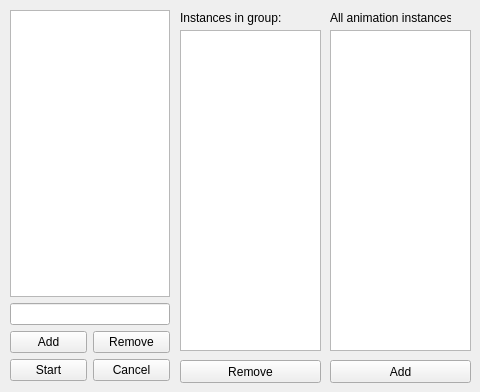
    <widget class="QWidget" name="tab_animationsgroup">
     <attribute name="title">
      <string>An. Groups</string>
     </attribute>
     <widget class="QListWidget" name="lstAnimationsGroupInGroup">
      <property name="geometry">
       <rect>
        <x>180</x>
        <y>30</y>
        <width>141</width>
        <height>321</height>
       </rect>
      </property>
     </widget>
     <widget class="QListWidget" name="lstAnimationsGroupAllAnimations">
      <property name="geometry">
       <rect>
        <x>330</x>
        <y>30</y>
        <width>141</width>
        <height>321</height>
       </rect>
      </property>
     </widget>
     <widget class="QPushButton" name="btnAnimationsGroupRemoveFromList">
      <property name="geometry">
       <rect>
        <x>180</x>
        <y>360</y>
        <width>141</width>
        <height>23</height>
       </rect>
      </property>
      <property name="text">
       <string>Remove</string>
      </property>
     </widget>
     <widget class="QPushButton" name="btnAnimationsGroupAddToList">
      <property name="geometry">
       <rect>
        <x>330</x>
        <y>360</y>
        <width>141</width>
        <height>23</height>
       </rect>
      </property>
      <property name="text">
       <string>Add</string>
      </property>
     </widget>
     <widget class="QLabel" name="lblAnimationGroupInstancesList">
      <property name="geometry">
       <rect>
        <x>180</x>
        <y>10</y>
        <width>111</width>
        <height>16</height>
       </rect>
      </property>
      <property name="text">
       <string>Instances in group:</string>
      </property>
     </widget>
     <widget class="QLabel" name="lblAnimationsGroupAllInstances">
      <property name="geometry">
       <rect>
        <x>330</x>
        <y>10</y>
        <width>121</width>
        <height>16</height>
       </rect>
      </property>
      <property name="text">
       <string>All animation instances:</string>
      </property>
     </widget>
     <widget class="QWidget" name="layoutWidget17">
      <property name="geometry">
       <rect>
        <x>10</x>
        <y>10</y>
        <width>160</width>
        <height>371</height>
       </rect>
      </property>
      <layout class="QVBoxLayout" name="verticalLayout">
       <item>
        <widget class="QListWidget" name="lstAnimationsGroup"/>
       </item>
       <item>
        <widget class="QLineEdit" name="txtAnimationsGroupName"/>
       </item>
       <item>
        <layout class="QHBoxLayout" name="horizontalLayout_21">
         <item>
          <widget class="QPushButton" name="btnAnimationsGroupAdd">
           <property name="text">
            <string>Add</string>
           </property>
          </widget>
         </item>
         <item>
          <widget class="QPushButton" name="btnAnimationsGroupRemove">
           <property name="text">
            <string>Remove</string>
           </property>
          </widget>
         </item>
        </layout>
       </item>
       <item>
        <layout class="QHBoxLayout" name="horizontalLayout_22">
         <item>
          <widget class="QPushButton" name="btnAnimationsGroupStart">
           <property name="text">
            <string>Start</string>
           </property>
          </widget>
         </item>
         <item>
          <widget class="QPushButton" name="btnAnimationsGroupCancel">
           <property name="text">
            <string>Cancel</string>
           </property>
          </widget>
         </item>
        </layout>
       </item>
      </layout>
     </widget>
    </widget>
